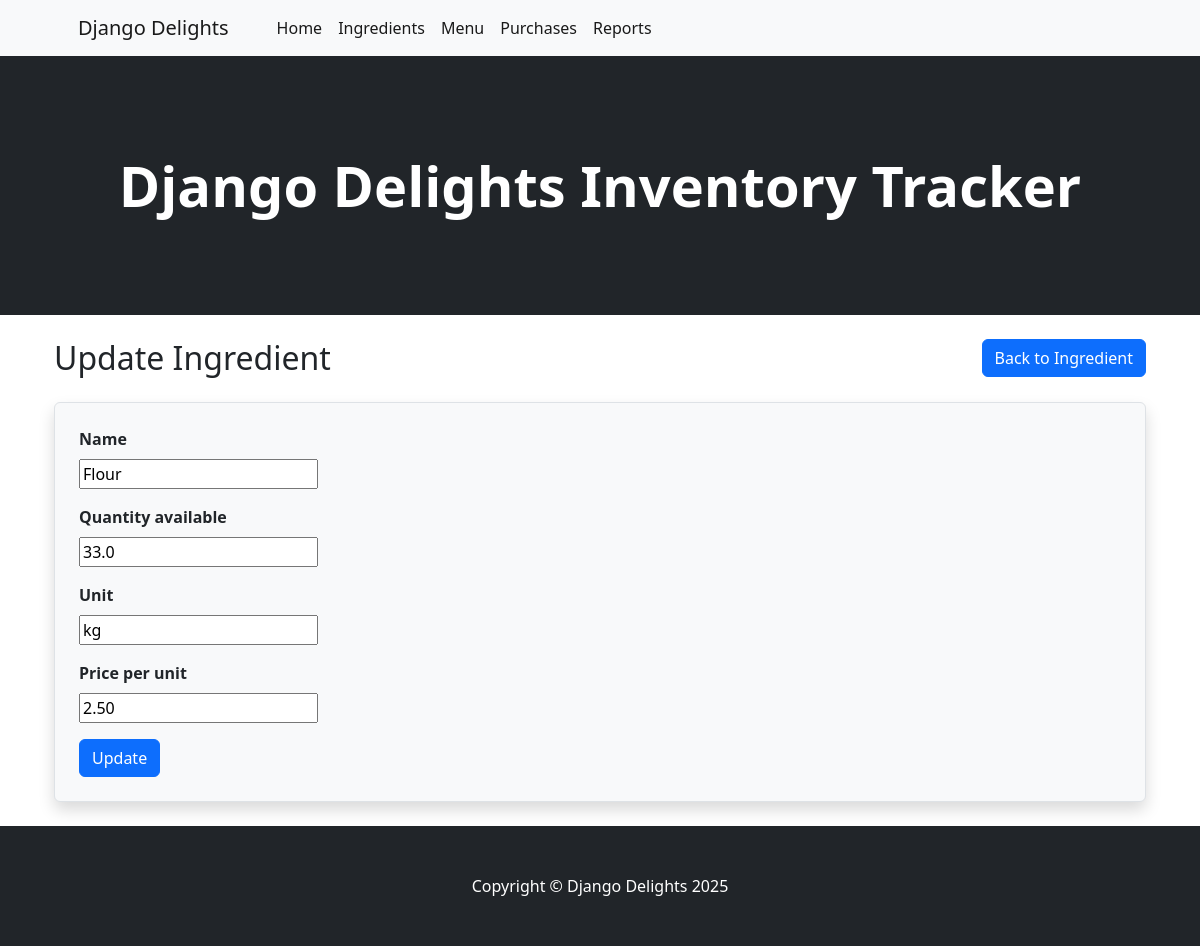
Page /ingredient/1/update/ (signed in) on the committed database.
### inventory/models.py (models this page shows, shortened)
class Ingredient(models.Model):
    name = models.CharField(max_length=30, unique=True)
    quantity_available= models.FloatField()  # Assuming quantity is measured in consistent units (e.g., kg, liters, etc.)
    unit = models.CharField(max_length=30)
    price_per_unit = models.DecimalField(max_digits=10, decimal_places=2)

### inventory/views.py (the view)
# urls.py: path('ingredient/<pk>/update/', views.IngredientUpdate.as_view(), name='update_ingredient'),
class IngredientUpdate(LoginRequiredMixin, UpdateView):
    model = Ingredient
    template_name = "inventory/update_ingredient.html"
    form_class = IngredientForm

### inventory/forms.py
class IngredientForm(forms.ModelForm):
  class Meta:
    model = Ingredient
    fields = "__all__"

### inventory/templates/inventory/update_ingredient.html (shortened to what this page needs)
{% extends "base.html" %}
{% load static %}
{% block content %}
    <div class="container mt-4">
        <div class="d-flex justify-content-between align-items-center mb-4">
            <h2 class="mb-0">Update Ingredient</h2>
            <a href="{% url 'ingredient' %}" class="btn btn-primary">Back to Ingredient</a>
        </div>
        <form method="post" class="p-4 border rounded shadow bg-light">
            {% for field in form %}
                <div class="mb-3">
                    <label for="{{ field.id_for_label }}" class="form-label fw-bold">{{ field.label }}</label>
                    <br/>
                    {{ field }}
                </div>
            {% endfor %}
            <button type="submit" value="Update" class="btn btn-primary">Update</button>
        </form>
    </div>
    <br/>
{% endblock %}

### rows in the picture
Ingredient: form "Flour" "33.0" "kg" "2.50"

### other values in the picture
{{ field.label }} "Name" "Quantity available" "Unit" "Price per unit"
